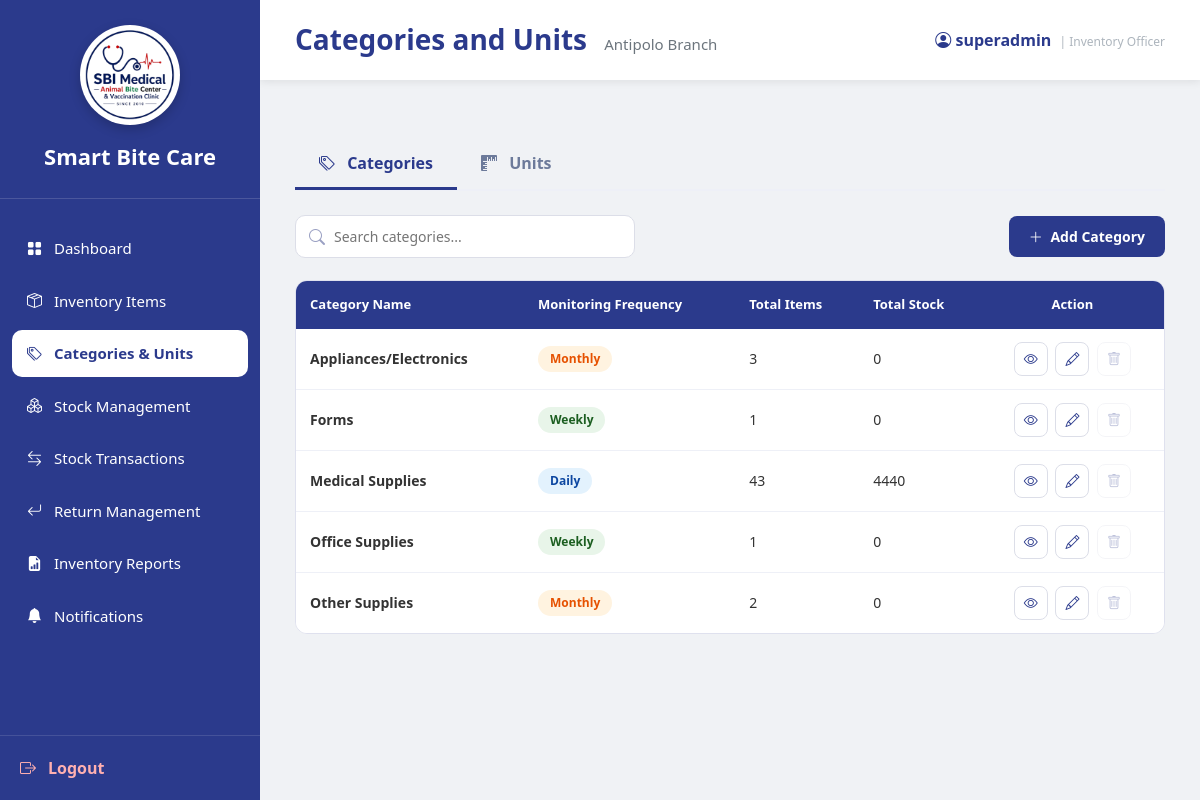
Screenshot of /InventoryOfficer_Categories.php (signed in) with the database file from the repository.
### tables this page shows
CREATE TABLE `users` (
  `user_id` int(11) NOT NULL,
  `branch_id` varchar(10) DEFAULT NULL,
  `role_id` int(11) NOT NULL,
  `username` varchar(100) NOT NULL,
  `email` varchar(255) NOT NULL,
  `password` varchar(255) NOT NULL,
  `status` enum('Active','Inactive') DEFAULT 'Active',
  `created_at` timestamp NOT NULL DEFAULT current_timestamp(),
  `last_login` datetime DEFAULT NULL
);

CREATE TABLE `branches` (
  `branch_id` varchar(10) NOT NULL,
  `branch_name` varchar(150) NOT NULL,
  `branch_address` text DEFAULT NULL,
  `contact_number` varchar(30) DEFAULT NULL,
  `email` varchar(150) DEFAULT NULL,
  `status` enum('Active','Inactive') DEFAULT 'Active',
  `created_at` timestamp NOT NULL DEFAULT current_timestamp()
);

CREATE TABLE `inventory_categories` (
  `category_id` int(11) NOT NULL,
  `category_name` varchar(150) NOT NULL,
  `monitoring_frequency` enum('Daily','Weekly','Monthly') DEFAULT NULL
);

### InventoryOfficer_Categories.php (the view, shortened to what the rows shown need)
<?php
require_once 'sources/db_connect.php';
function h($value)
{
    return htmlspecialchars(
        (string)$value,
        ENT_QUOTES,
        'UTF-8'
    );
}
$csrf_token =
    $_SESSION['categories_units_csrf'];
$user_id =
    (int)$_SESSION['user_id'];
$username =
    'Inventory Officer';
$branch_id =
    null;
$branch_name =
    'Unknown Branch';
$user_sql = "
    SELECT
        u.username,
        u.branch_id,
        b.branch_name
    FROM users u
    LEFT JOIN branches b
        ON u.branch_id = b.branch_id
    WHERE u.user_id = ?
    LIMIT 1
";
$user_stmt =
    $conn->prepare($user_sql);
$user_stmt->bind_param(
    "i",
    $user_id
);
$user_stmt->execute();
$user_result =
    $user_stmt->get_result();
if (
    $user_row =
    $user_result->fetch_assoc()
) {
    $username =
        !empty($user_row['username'])
        ? $user_row['username']
        : 'Inventory Officer';
    $branch_id =
        $user_row['branch_id']
        ?? null;
    $branch_name =
        !empty($user_row['branch_name'])
        ? $user_row['branch_name']
        : 'Unknown Branch';
}
$active_tab =
    $_GET['tab']
    ?? 'categories';
$categories = [];
if (!empty($branch_id)) {
    $cat_sql = "
        SELECT
            c.category_id,
            c.category_name,
            c.monitoring_frequency,
            COUNT(
                DISTINCT i.item_id
            ) AS item_count,
            COALESCE(
                SUM(stock.total_quantity),
                0
            ) AS total_stock
        FROM inventory_categories c
        LEFT JOIN inventory_items i
            ON c.category_id = i.category_id
        LEFT JOIN
        (
            SELECT
                item_id,
                SUM(quantity_available)
                    AS total_quantity
            FROM inventory_stocks
            WHERE branch_id = ?
            GROUP BY item_id
        ) stock
            ON i.item_id = stock.item_id
        GROUP BY
            c.category_id,
            c.category_name,
            c.monitoring_frequency
        ORDER BY
            c.category_name ASC
    ";
    $cat_stmt =
        $conn->prepare($cat_sql);
    if ($cat_stmt) {
        $cat_stmt->bind_param(
            "s",
            $branch_id
        );
        $cat_stmt->execute();
        $cat_result =
            $cat_stmt->get_result();
        while (
            $row =
            $cat_result->fetch_assoc()
        ) {
            $row['item_count'] =
                (int)$row['item_count'];
            $row['total_stock'] =
                (int)$row['total_stock'];
            $categories[] =
                $row;
        }
    }
}
?>
<!DOCTYPE html>
<html lang="en">
<head>
    <link
        href="https://cdn.jsdelivr.net/npm/bootstrap@5.3.3/dist/css/bootstrap.min.css"
        rel="stylesheet"
    >
    <link
        rel="stylesheet"
        href="https://cdn.jsdelivr.net/npm/bootstrap-icons@1.11.3/font/bootstrap-icons.min.css"
    >
    <link
        rel="stylesheet"
        href="sidebar.css"
    >
</head>
<body>
<div class="main">
    <div class="topbar">
        <h3>
            Categories and Units
            <small>
                <?php echo h($branch_name); ?>
            </small>
        </h3>
        <div class="profile">
            <i class="bi bi-person-circle"></i>
            <?php echo h($username); ?>
            <span
                style="
                    font-size:12px;
                    color:#adb5bd;
                    font-weight:400;
                    margin-left:4px;
                "
            >
            </span>
        </div>
    </div>
    <div class="page-body">
        <?php if ($active_tab === 'categories'): ?>
            <div class="tab-content">
                <div class="table-wrap">
                    <table
                        class="table data-table"
                        id="categoriesTable"
                    >
                        <thead>
                            <tr>
                                <th>
                                    Category Name
                                </th>
                                <th>
                                    Monitoring Frequency
                                </th>
                                <th>
                                    Total Items
                                </th>
                                <th>
                                    Total Stock
                                </th>
                                <th class="text-center">
                                    Action
                                </th>
                            </tr>
                        </thead>
                        <tbody>
                        <?php if (!empty($categories)): ?>
                            <?php foreach ($categories as $category): ?>
                                <?php
                                $freq_class =
                                    'badge-monthly';
                                if (
                                    $category['monitoring_frequency']
                                    === 'Daily'
                                ) {
                                    $freq_class =
                                        'badge-daily';
                                } elseif (
                                    $category['monitoring_frequency']
                                    === 'Weekly'
                                ) {
                                    $freq_class =
                                        'badge-weekly';
                                }
                                ?>
                                <tr>
                                    <td>
                                        <strong>
                                            <?php
                                            echo h(
                                                $category['category_name']
                                            );
                                            ?>
                                        </strong>
                                    </td>
                                    <td>
                                        <span
                                            class="badge-frequency <?php
                                            echo h($freq_class);
                                            ?>"
                                        >
                                            <?php
                                            echo h(
                                                $category['monitoring_frequency']
                                            );
                                            ?>
                                        </span>
                                    </td>
                                    <td>
                                        <?php
                                        echo (int)$category['item_count'];
                                        ?>
                                    </td>
                                    <td>
                                        <?php
                                        echo (int)$category['total_stock'];
                                        ?>
                                    </td>
                                    <td class="text-center">
                                        <a
                                            href="?tab=categories&view_category_id=<?php
                                            echo (int)$category['category_id'];
                                            ?>"
                                            class="action-btn"
                                            title="View"
                                        >
                                            <i class="bi bi-eye"></i>
                                        </a>
                                        <a
                                            href="?tab=categories&edit_category_id=<?php
                                            echo (int)$category['category_id'];
                                            ?>"
                                            class="action-btn"
                                            title="Edit"
                                        >
                                            <i class="bi bi-pencil"></i>
                                        </a>
                                        <?php if ((int)$category['item_count'] === 0): ?>
                                            <form
                                                method="POST"
                                                action="<?php echo h($_SERVER['PHP_SELF']); ?>"
                                                style="display:inline;"
                                                onsubmit="return openDeleteConfirmation(this, 'Are you sure you want to delete this category?');"
                                            >
                                                <input
                                                    type="hidden"
                                                    name="csrf_token"
                                                    value="<?php echo h($csrf_token); ?>"
                                                >
                                                <input
                                                    type="hidden"
                                                    name="active_tab"
                                                    value="categories"
                                                >
                                                <input
                                                    type="hidden"
                                                    name="action"
                                                    value="delete_category"
                                                >
                                                <input
                                                    type="hidden"
                                                    name="category_id"
                                                    value="<?php
                                                    echo (int)$category['category_id'];
                                                    ?>"
                                                >
                                                <button
                                                    type="submit"
                                                    class="action-btn text-danger"
                                                    title="Delete"
                                                >
                                                    <i class="bi bi-trash"></i>
                                                </button>
                                            </form>
                                        <?php else: ?>
                                            <span
                                                class="action-btn disabled"
                                                title="Cannot delete - category has items"
                                            >
                                                <i class="bi bi-trash"></i>
                                            </span>
                                        <?php endif; ?>
                                    </td>
                                </tr>
                            <?php endforeach; ?>
                        <?php endif; ?>
                        </tbody>
                    </table>
                </div>
            </div>
        <?php endif; ?>
    </div>
</div>
</body>
</html>

### rows the page displays
users: branch.branch_name "Antipolo Branch", username "superadmin"
inventory_categories: category_name "Appliances/Electronics", monitoring_frequency "Monthly", item_count "3", total_stock "0"
inventory_categories: category_name "Forms", monitoring_frequency "Weekly", item_count "1", total_stock "0"
inventory_categories: category_name "Medical Supplies", monitoring_frequency "Daily", item_count "43", total_stock "4440"
inventory_categories: category_name "Office Supplies", monitoring_frequency "Weekly", item_count "1", total_stock "0"
inventory_categories: category_name "Other Supplies", monitoring_frequency "Monthly", item_count "2", total_stock "0"
